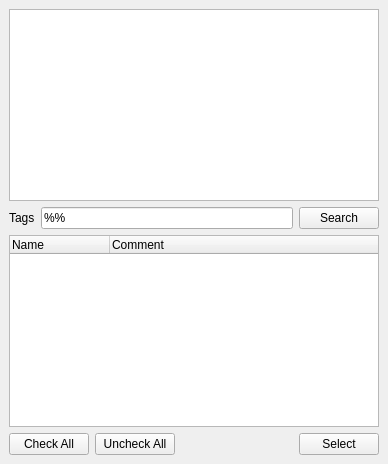
  <widget class="QDockWidget" name="keywordDockWidget">
   <property name="sizePolicy">
    <sizepolicy hsizetype="Expanding" vsizetype="Expanding">
     <horstretch>0</horstretch>
     <verstretch>0</verstretch>
    </sizepolicy>
   </property>
   <property name="windowTitle">
    <string>Tags</string>
   </property>
   <attribute name="dockWidgetArea">
    <number>1</number>
   </attribute>
   <widget class="QWidget" name="dockWidgetContents_2">
    <layout class="QGridLayout" name="gridLayout">
     <item row="1" column="0">
      <layout class="QHBoxLayout" name="horizontalLayout">
       <item>
        <widget class="QLabel" name="label">
         <property name="text">
          <string>Tags</string>
         </property>
        </widget>
       </item>
       <item>
        <widget class="QLineEdit" name="keywordLineEdit">
         <property name="sizePolicy">
          <sizepolicy hsizetype="Expanding" vsizetype="Fixed">
           <horstretch>0</horstretch>
           <verstretch>0</verstretch>
          </sizepolicy>
         </property>
         <property name="text">
          <string>%%</string>
         </property>
        </widget>
       </item>
       <item>
        <widget class="QPushButton" name="searchPushButton">
         <property name="text">
          <string>Search</string>
         </property>
        </widget>
       </item>
      </layout>
     </item>
     <item row="3" column="0">
      <widget class="QTreeWidget" name="treeWidget">
       <property name="sizePolicy">
        <sizepolicy hsizetype="Expanding" vsizetype="Expanding">
         <horstretch>0</horstretch>
         <verstretch>0</verstretch>
        </sizepolicy>
       </property>
       <property name="selectionMode">
        <enum>QAbstractItemView::MultiSelection</enum>
       </property>
       <property name="allColumnsShowFocus">
        <bool>true</bool>
       </property>
       <property name="columnCount">
        <number>2</number>
       </property>
       <column>
        <property name="text">
         <string>Name</string>
        </property>
       </column>
       <column>
        <property name="text">
         <string>Comment</string>
        </property>
       </column>
      </widget>
     </item>
     <item row="4" column="0">
      <layout class="QHBoxLayout" name="horizontalLayout_8">
       <item>
        <layout class="QHBoxLayout" name="horizontalLayout_2">
         <item>
          <widget class="QPushButton" name="checkAllPushButton">
           <property name="text">
            <string>Check All</string>
           </property>
          </widget>
         </item>
         <item>
          <widget class="QPushButton" name="uncheckAllPushButton">
           <property name="text">
            <string>Uncheck All</string>
           </property>
          </widget>
         </item>
        </layout>
       </item>
       <item>
        <layout class="QHBoxLayout" name="horizontalLayout_3">
         <item>
          <spacer name="horizontalSpacer">
           <property name="orientation">
            <enum>Qt::Horizontal</enum>
           </property>
           <property name="sizeHint" stdset="0">
            <size>
             <width>118</width>
             <height>20</height>
            </size>
           </property>
          </spacer>
         </item>
         <item>
          <widget class="QPushButton" name="selectPushButton">
           <property name="text">
            <string>Select</string>
           </property>
          </widget>
         </item>
        </layout>
       </item>
      </layout>
     </item>
     <item row="0" column="0">
      <widget class="QTreeView" name="treeView">
       <property name="sizePolicy">
        <sizepolicy hsizetype="Expanding" vsizetype="Expanding">
         <horstretch>0</horstretch>
         <verstretch>0</verstretch>
        </sizepolicy>
       </property>
       <property name="contextMenuPolicy">
        <enum>Qt::CustomContextMenu</enum>
       </property>
       <property name="lineWidth">
        <number>4</number>
       </property>
       <property name="editTriggers">
        <set>QAbstractItemView::NoEditTriggers</set>
       </property>
       <property name="alternatingRowColors">
        <bool>true</bool>
       </property>
       <property name="selectionMode">
        <enum>QAbstractItemView::SingleSelection</enum>
       </property>
       <property name="rootIsDecorated">
        <bool>true</bool>
       </property>
       <property name="uniformRowHeights">
        <bool>true</bool>
       </property>
       <property name="itemsExpandable">
        <bool>true</bool>
       </property>
      </widget>
     </item>
    </layout>
   </widget>
  </widget>
